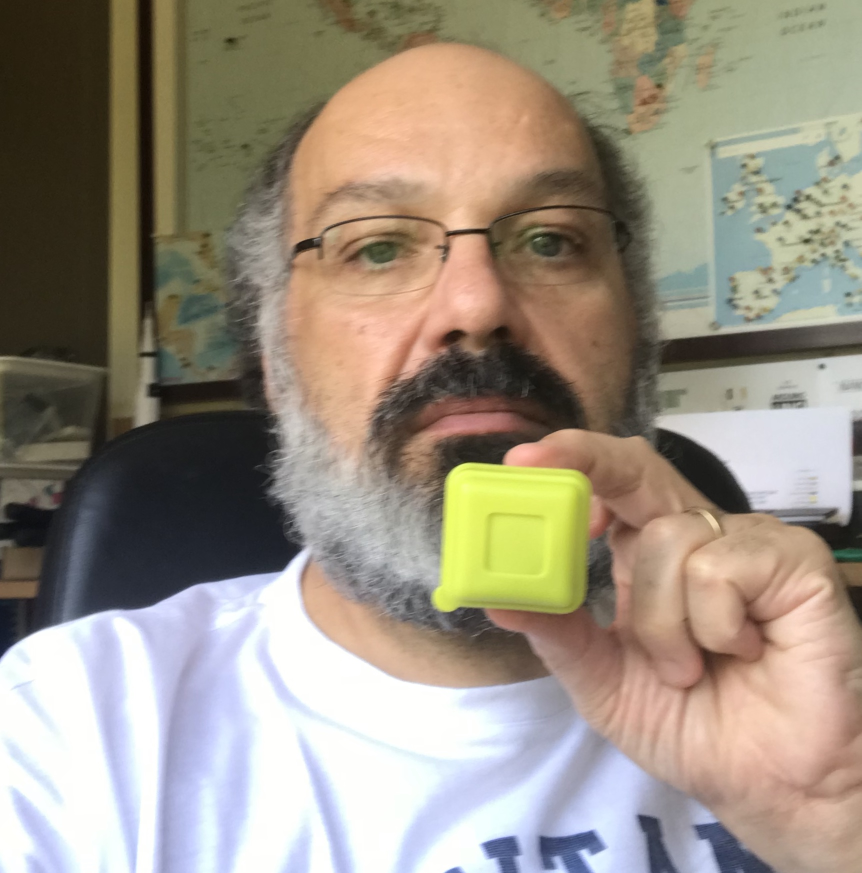
#> input picture yellow_object.JPG, 1723 x 1746 px, given in place of the camera (shown at 1/2 size)
$ python object_detection_position.py   (older library calls are emulated)
#> lines starting #> are read from the running program, lines starting #| are printed output that depends on the picture; after the words box and inside, x2 and y2 are one past the last pixel; in counts of white or black regions, pixels touching at a corner belong together
'''
Object detection and tracking with OpenCV
    ==> Turning a LED on detection and
    ==> Real Time tracking with Pan-Tilt servos

    Based on original tracking object code developed by Adrian Rosebrock
    Visit original post: https://www.pyimagesearch.com/2016/05/09/opencv-rpi-gpio-and-gpio-zero-on-the-raspberry-pi/

Developed by Marcelo Rovai - MJRoBot.org @ 7Feb2018
'''

# import the necessary packages
from __future__ import print_function
from imutils.video import VideoStream
import argparse
import imutils
import time
import cv2
import os
import RPi.GPIO as GPIO

# initialize GPIOs
redLed = 21
panPin = 27
tiltPin = 17
GPIO.setwarnings(False)
GPIO.setmode(GPIO.BCM)
GPIO.setup(redLed, GPIO.OUT)

# construct the argument parse and parse the arguments
ap = argparse.ArgumentParser()
ap.add_argument("-p", "--picamera", type=int, default=-1,
	help="whether or not the Raspberry Pi camera should be used")
args = vars(ap.parse_args())

# initialize the video stream and allow the camera sensor to warmup
print("[INFO] waiting for camera to warmup...")
vs = VideoStream(usePiCamera=args["picamera"] > 0).start()
time.sleep(2.0)

# define the lower and upper boundaries of the object
# to be tracked in the HSV color space
colorLower = (24, 100, 100)
colorUpper = (44, 255, 255)

# Start with LED off
GPIO.output(redLed, GPIO.LOW)
ledOn = False

# Initialize servos at 90-90 position
global panServoAngle
panServoAngle = 90
global tiltServoAngle
tiltServoAngle =90

# positioning servos
print("\n Positioning servos to initial position ==> Press 'q' to quit Program \n")
os.system("python angleServoCtrl.py " + str(panPin) + " " + str(panServoAngle))
os.system("python3 angleServoCtrl.py " + str(tiltPin) + " " + str(tiltServoAngle))

# Position servos to capture object at center of screen
def servoPosition (x, y):
    global panServoAngle
    global tiltServoAngle
    if (x < 220):
        panServoAngle += 10
        if panServoAngle > 140:
            panServoAngle = 140
        os.system("python angleServoCtrl.py " + str(panPin) + " " + str(panServoAngle))

    if (x > 280):
        panServoAngle -= 10
        if panServoAngle < 40:
            panServoAngle = 40
        os.system("python angleServoCtrl.py " + str(panPin) + " " + str(panServoAngle))

    if (y < 160):
        tiltServoAngle += 10
        if tiltServoAngle > 140:
            tiltServoAngle = 140
        os.system("python angleServoCtrl.py " + str(tiltPin) + " " + str(tiltServoAngle))

    if (y > 210):
        tiltServoAngle -= 10
        if tiltServoAngle < 40:
            tiltServoAngle = 40
        os.system("python angleServoCtrl.py " + str(tiltPin) + " " + str(tiltServoAngle))

# loop over the frames from the video stream
while True:
	# grab the next frame from the video stream, Invert 180o, resize the
	# frame, and convert it to the HSV color space
	frame = vs.read()
#> frame is the input picture: shape (1746, 1723, 3); mean B, G, R 129.4, 144.2, 154.2
	frame = imutils.resize(frame, width=500)
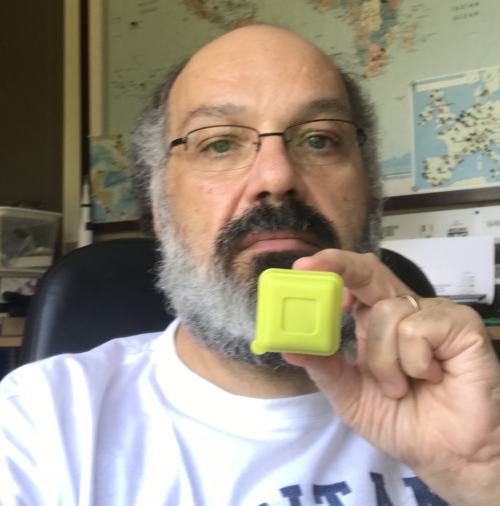
#> frame: shape (506, 500, 3); mean B, G, R 129.4, 144.2, 154.2
	frame = imutils.rotate(frame, angle=180)
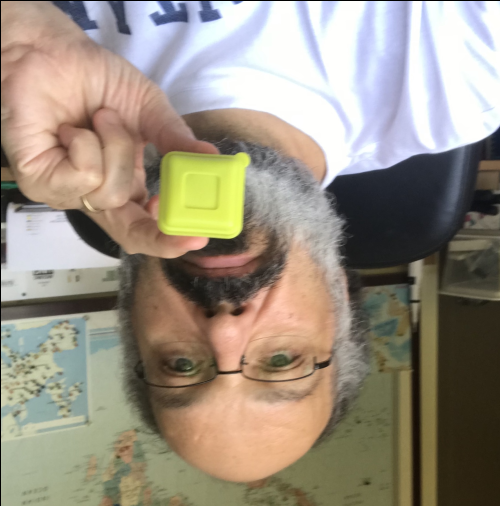
#> frame: shape (506, 500, 3); mean B, G, R 129, 143.8, 153.8
	hsv = cv2.cvtColor(frame, cv2.COLOR_BGR2HSV)
#> hsv: shape (506, 500, 3); mean H, S, V 42.9, 65.2, 160.4

	# construct a mask for the object color, then perform
	# a series of dilations and erosions to remove any small
	# blobs left in the mask
	mask = cv2.inRange(hsv, colorLower, colorUpper)
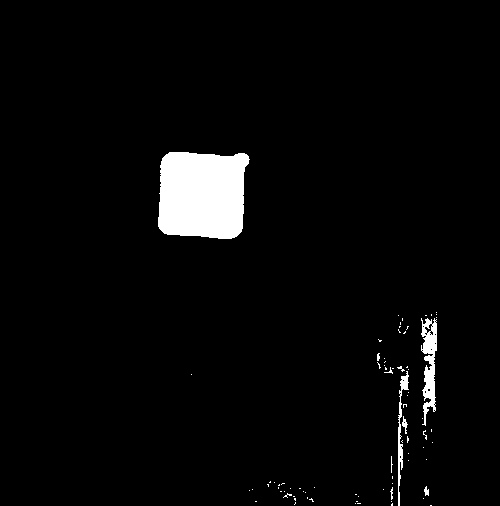
#> mask: shape (506, 500); 3.5% white; 79 white regions (73 under 20 px), largest, box (x1, y1, x2, y2) and area: (158, 152, 250, 239) 6973, (421, 318, 437, 426) 985, (398, 371, 409, 506) 417, (402, 416, 408, 434) 47, (424, 486, 429, 496) 33, (390, 487, 393, 500) 21
	mask = cv2.erode(mask, None, iterations=2)
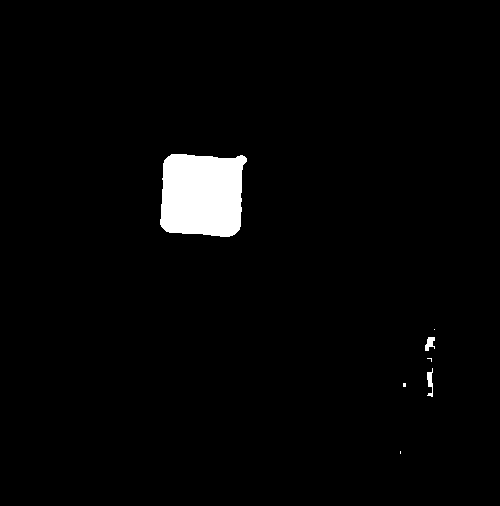
#> mask: shape (506, 500); 2.6% white; 7 white regions (4 under 20 px), largest, box (x1, y1, x2, y2) and area: (160, 154, 247, 237) 6242, (427, 368, 433, 397) 101, (425, 337, 435, 351) 91
	mask = cv2.dilate(mask, None, iterations=2)
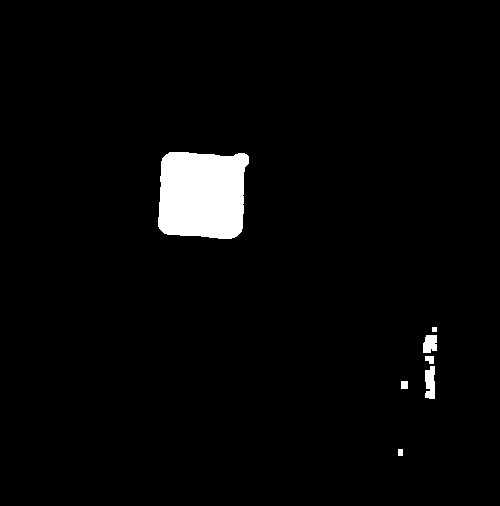
#> mask: shape (506, 500); 3% white; 7 white regions

	# find contours in the mask and initialize the current
	# (x, y) center of the object
	cnts = cv2.findContours(mask.copy(), cv2.RETR_EXTERNAL,
		cv2.CHAIN_APPROX_SIMPLE)
#> cnts = 7 contours, 1 with area under 20; largest, box (x1, y1, x2, y2) and area: (158, 152, 249, 239) 6804, (425, 366, 435, 399) 237, (423, 335, 437, 353) 188, (425, 356, 434, 364) 44, (401, 381, 408, 389) 42, (398, 449, 403, 456) 24
	cnts = cnts[0] if imutils.is_cv2() else cnts[1]
	center = None

	# only proceed if at least one contour was found
	if len(cnts) > 0:
		# find the largest contour in the mask, then use
		# it to compute the minimum enclosing circle and
		# centroid
		c = max(cnts, key=cv2.contourArea)
#> c = contour of 66 points, box (x1, y1, x2, y2) (158, 152, 249, 239), area 6804
		((x, y), radius) = cv2.minEnclosingCircle(c)
#> x = 203.5; y = 192; radius = 57.24
		M = cv2.moments(c)
#> M = moments, m00 6804.5, centre m10/m00, m01/m00 = (201.8, 194.5)
		center = (int(M["m10"] / M["m00"]), int(M["m01"] / M["m00"]))
#> center = (201, 194)

		# only proceed if the radius meets a minimum size
		if radius > 10:
			# draw the circle and centroid on the frame,
			# then update the list of tracked points
			cv2.circle(frame, (int(x), int(y)), int(radius),
				(0, 255, 255), 2)
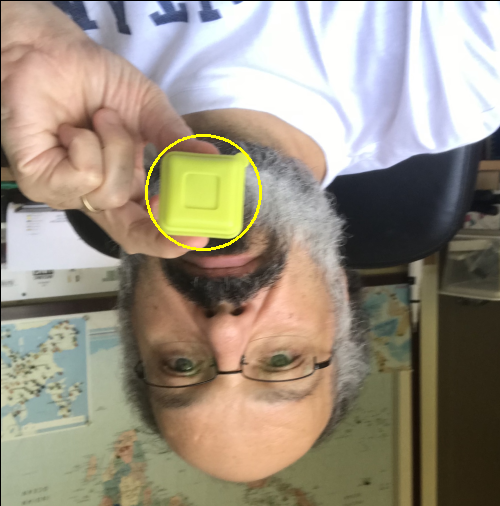
#> frame: shape (506, 500, 3); 0.42% of pixels changed, all inside (x1, y1, x2, y2) = (145, 134, 262, 251)
			servoPosition(int(x), int(y))
			cv2.circle(frame, center, 5, (0, 0, 255), -1)
#> frame: shape (506, 500, 3); 0.03% of pixels changed, all inside (x1, y1, x2, y2) = (196, 189, 207, 200)

			# if the led is not already on, turn the LED on
			if not ledOn:
				GPIO.output(redLed, GPIO.HIGH)
				ledOn = True

	# if the ball is not detected, turn the LED off
	elif ledOn:
		GPIO.output(redLed, GPIO.LOW)
		ledOn = False

	# show the frame to our screen
	cv2.imshow("Frame", frame)
	key = cv2.waitKey(1) & 0xFF
#> (key q is pressed here)

	# if the 'q' key is pressed, stop the loop
	if key == ord("q"):
		break

# do a bit of cleanup
print("\n Exiting Program and cleanup stuff \n")
GPIO.cleanup()
cv2.destroyAllWindows()
vs.stop()
